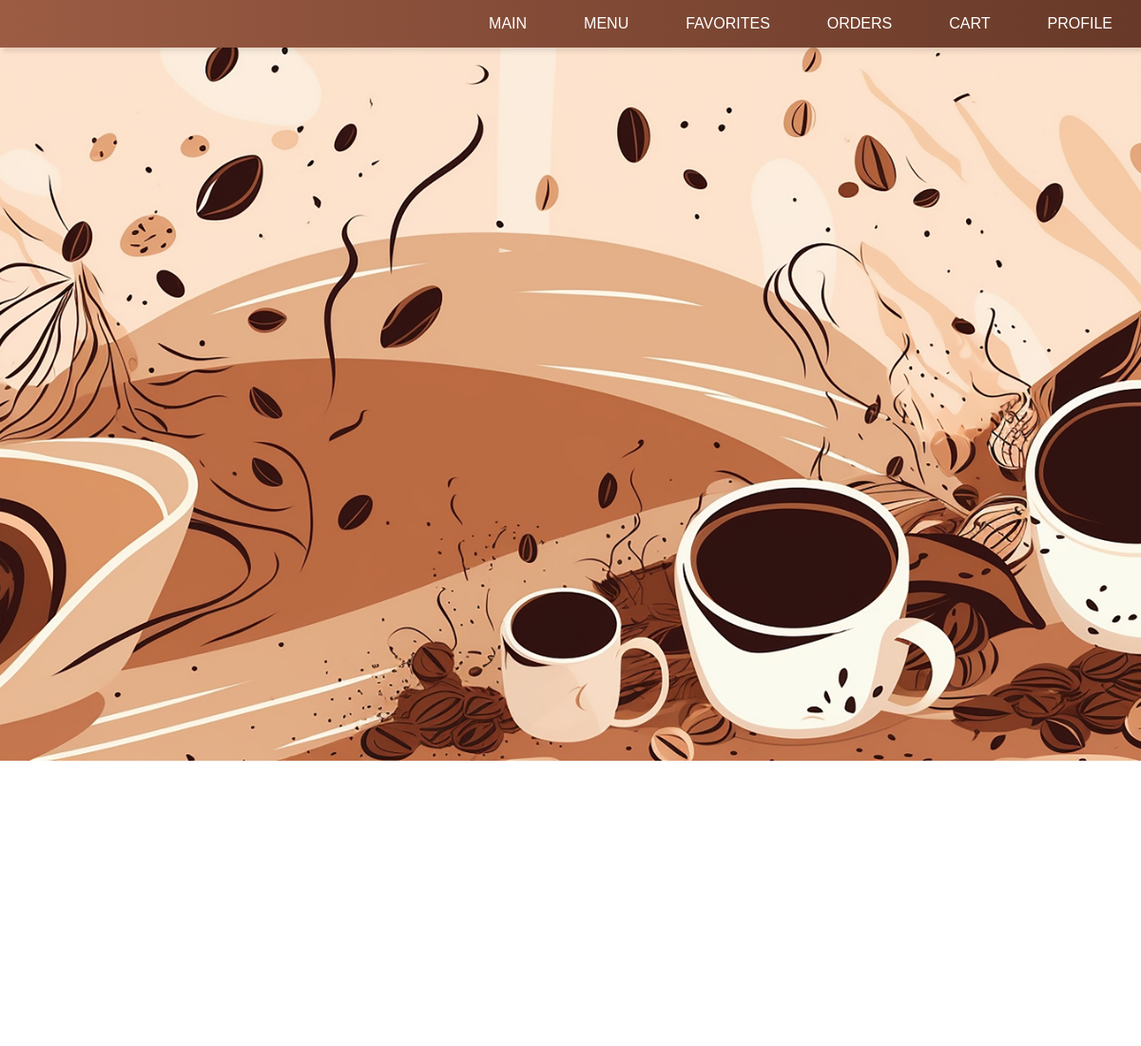
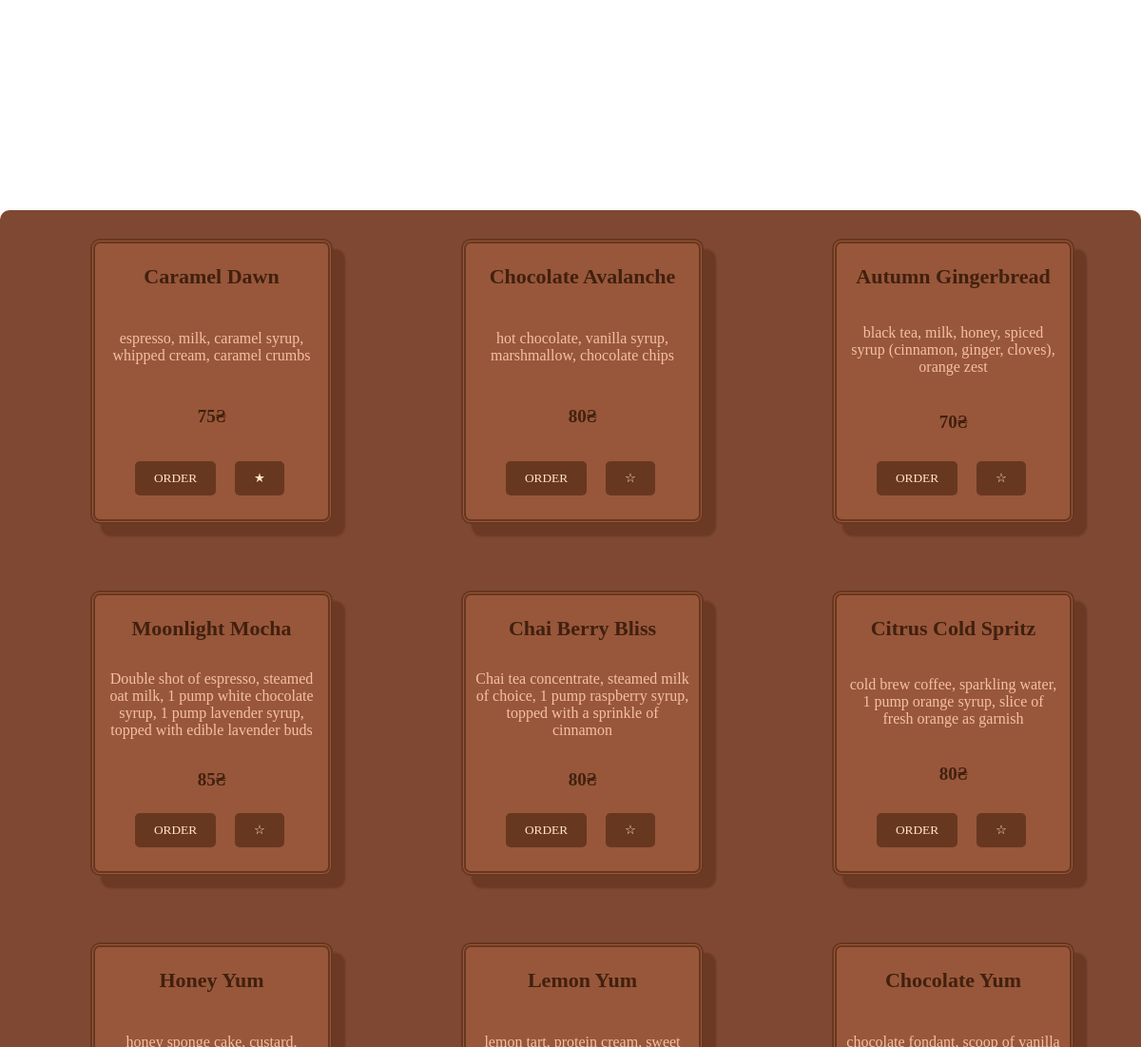
/menu (signed in), run on the app's committed database (2 pictures, top to bottom).
### tables this page shows
CREATE TABLE favorites_1 (
        name TEXT,
        ingredients TEXT,
        price TEXT
    );

### app.py (the view)
@app.route("/menu")
def menu():
    if 'user' not in session:
        return redirect(url_for('login'))
    drinks = get_drinks()
    deserts = get_desserts()
    user_id = session['user']['id']
    conn = sqlite3.connect('users.db')
    cursor = conn.cursor()
    favorites_query = f"""
        SELECT name FROM favorites_{user_id};
    """
    conn = sqlite3.connect('users.db')
    cursor = conn.cursor()
    cursor.execute(favorites_query)
    favorites = [row[0] for row in cursor.fetchall()]   # getting name to check if the item is in favorites
    conn.close()
    return render_template("menu.html", drinks=drinks, deserts=deserts, favorites=favorites)

### getdata.py (called while the page is built)
def get_drinks():
    conn = sqlite3.connect("menu.db")
    cursor = conn.cursor()
    query_gt = f"""
    SELECT Name, Ingredients, Price FROM MENU
    """
    cursor.execute(query_gt)
    drinks = cursor.fetchall()
    conn.commit()
    conn.close()
    return drinks

def get_desserts():
    conn = sqlite3.connect("menu.db")
    cursor = conn.cursor()
    query_gt = f"""
    SELECT Name, Ingredients, Price FROM DESERTS
    """
    cursor.execute(query_gt)
    deserts = cursor.fetchall()
    conn.commit()
    conn.close()
    return deserts

### templates/menu.html (shortened to what this page needs)
<!DOCTYPE html>
<html lang="en">
<head>
    <link rel="stylesheet" href="{{ url_for('static', filename='styles/menu_style.css') }}">
</head>
<body>
    {% include 'nav.html' %}
    <div class="rect">
        {% for drink in drinks[:3] %}
        <div class="placeholder_dri1">
            <h2>{{ drink[0] }}</h2>
            <p>{{ drink[1] }}</p>
            <h3>{{ drink[2] }}₴</h3>
            <div class="centered">
                <form method="POST" action="/add_tocart">
                    <button class="button">ORDER</button>
                </form>
                {% if drink[0] in favorites %}
                    <form method="POST" action="/remove_from_favorites">
                        <button type="submit" class="button star">★</button>
                    </form>
                {% else %}
                    <form method="POST" action="/add_to_favorites">
                        <button type="submit" class="button star">☆</button>
                    </form>
                {% endif %}
            </div>
        </div>
        {% endfor %}
        {% for drink in drinks[-3:] %}
        <div class="placeholder_dri2">
            <h2>{{ drink[0] }}</h2>
            <p>{{ drink[1] }}</p>
            <h3>{{ drink[2] }}₴</h3>
            <div class="centered">
                <form method="POST" action="/add_tocart">
                    <button class="button">ORDER</button>
                </form>
                {% if drink[0] in favorites %}
                    <form method="POST" action="/remove_from_favorites">
                        <input type="hidden" name="name" value="{{ drink[0] }}">
                        <input type="hidden" name="ingredients" value="{{ drink[1] }}">
                        <input type="hidden" name="price" value="{{ drink[2] }}">
                        <button type="submit" class="button star">★</button>
                    </form>
                {% else %}
                    <form method="POST" action="/add_to_favorites">
                        <button type="submit" class="button star">☆</button>
                    </form>
                {% endif %}
            </div>
        </div>
        {% endfor %}
        {% for desert in deserts %}
        <div class="placeholder_des">
            <h2>{{ desert[0] }}</h2>
            <p>{{ desert[1] }}</p>
        </div>
        {% endfor %}
    </div>
</body>
</html>

### static/styles/menu_style.css (style rules this page uses)
* { margin: 0; padding: 0; }
body { min-height: 160vh; background-image: url('/static/imgs/coffee.jpg'); background-size: cover; background-repeat: no-repeat; background-position: center; font-family: Verdana, Geneva, Tahoma, sans-serif; flex-wrap: wrap; }
.rect { width: 1200px; height: 1100px; background-color: rgba(120, 63, 40, 0.95); border-radius: 10px; box-shadow: 3px 3px 5px rgba(102, 46, 22, 0.4); position: absolute; top: 85%; left: 50%; transform: translate(-50%, -50%); flex-wrap: wrap; display: flex; justify-content: flex-start; gap: 40px; }
.placeholder_dri1 { flex-wrap: wrap; width: 225px; height: 270px; background-color: rgba(177, 103, 67, 0.5); border: thick double rgba(79, 39, 19, 0.65); border-radius: 10px; box-shadow: 12px 12px 2px 1px rgba(80, 34, 15, 0.4); padding: 10px; margin-left: 95px; margin-top: 30px; }
.placeholder_dri2 { flex-wrap: wrap; width: 225px; height: 270px; background-color: rgba(177, 103, 67, 0.5); border: thick double rgba(79, 39, 19, 0.65); border-radius: 10px; box-shadow: 12px 12px 2px 1px rgba(80, 34, 15, 0.4); padding: 10px; margin-left: 95px; margin-top: 0; }
.placeholder_des { flex-wrap: wrap; width: 225px; height: 270px; background-color: rgba(177, 103, 67, 0.5); border: thick double rgba(79, 39, 19, 0.65); border-radius: 10px; box-shadow: 12px 12px 2px 1px rgba(80, 34, 15, 0.4); padding: 10px; margin-left: 95px; margin-top: 0; }
.placeholder_des, .placeholder_dri1, .placeholder_dri2 { display: flex; flex-direction: column; justify-content: space-between; }
h2, p, h3 { font-family: cursive; text-align: center; margin-top: 12px }
h2 { font-size: 22px; color:rgb(65, 32, 15); }
h3 { font-size: 19px; color:rgb(65, 32, 15); }
p { color:rgb(245, 191, 165); }
.button, .fav { display: inline-block flex; flex-wrap: wrap; text-align: center; background-color: rgba(79, 39, 19, 0.65); color: white; padding: 10px 20px; border: none; border-radius: 5px; margin: 5px 5px 15px 15px; text-decoration: none; color: bisque; font-family: cursive; }
.centered { display: flex; justify-content: center; margin-left: -14px; }

### data on the page
favorites_1: name "Caramel Dawn", ingredients "espresso, milk, caramel syrup, whipped cream, caramel crumbs", price "75"

### other printed values
{{ drink[0] }} "Chocolate Avalanche" "Autumn Gingerbread"
{{ drink[1] }} "hot chocolate, vanilla syrup, marshmallow, chocolate chips" "black tea, milk, honey, spiced syrup (cinnamon, ginger, cloves), orange zest"
{{ drink[2] }} "80" "70"
{{ drink[0] }} "Moonlight Mocha" "Chai Berry Bliss" "Citrus Cold Spritz"
{{ drink[1] }} "Double shot of espresso, steamed oat milk, 1 pump white chocolate syrup, 1 pump lavender syrup, topped with edible lavender buds" "Chai tea concentrate, steamed milk of choice, 1 pump raspberry syrup, topped with a sprinkle of cinnamon" "cold brew coffee, sparkling water, 1 pump orange syrup, slice of fresh orange as garnish"
{{ drink[2] }} "85" "80" "80"
{{ desert[0] }} "Honey Yum" "Lemon Yum" "Chocolate Yum"
